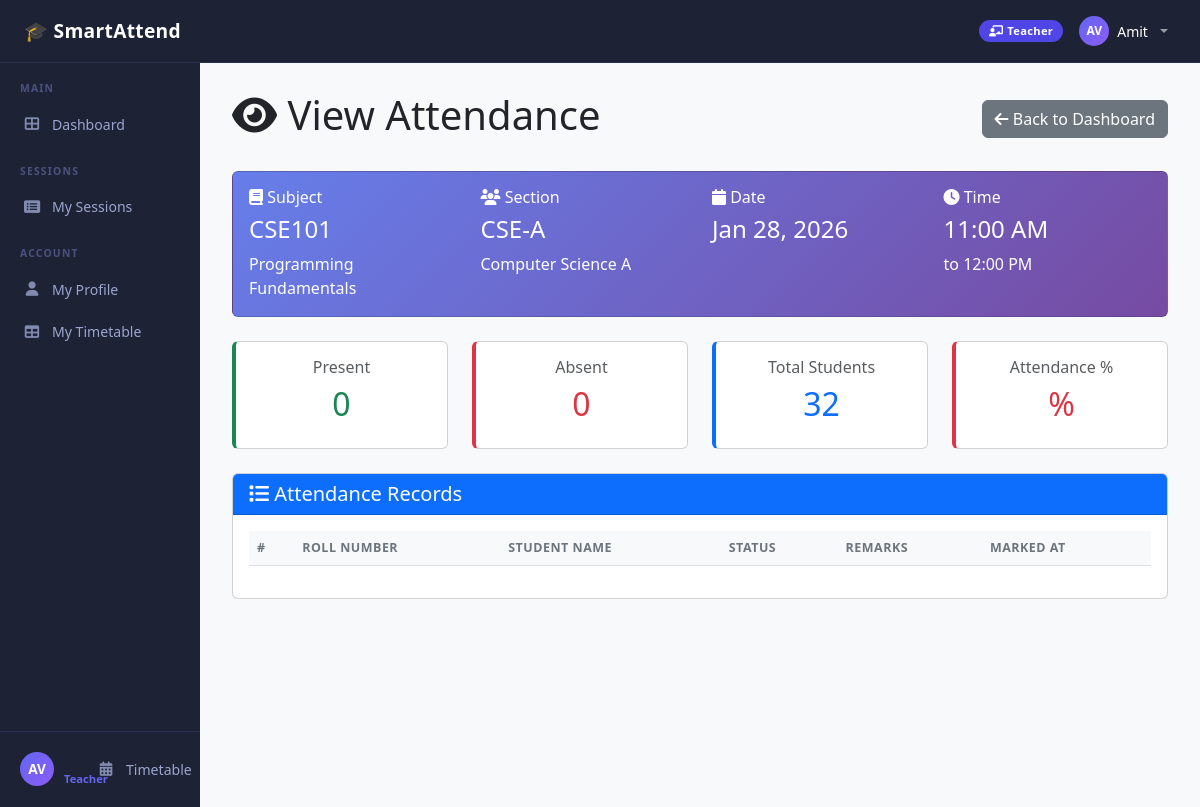
The page /attendance/teacher/session/94/ (signed in) on the database its author committed.
### apps/accounts/models.py (models this page shows, shortened)
class CustomUser(AbstractBaseUser, PermissionsMixin):
    USER_TYPE_CHOICES = (
        ('student', 'Student'),
        ('teacher', 'Teacher'),
        ('management', 'Management'),
    )
    email = models.EmailField(unique=True, verbose_name='Email Address')
    first_name = models.CharField(max_length=50)
    last_name = models.CharField(max_length=50)
    user_type = models.CharField(max_length=15, choices=USER_TYPE_CHOICES)
    profile_pic = models.ImageField(
        upload_to='profile_pics/',
        blank=True,
        null=True,
        verbose_name='Profile Picture'
    )
    is_active = models.BooleanField(default=True)
    is_staff = models.BooleanField(default=False)
    date_joined = models.DateTimeField(auto_now_add=True)
    last_login = models.DateTimeField(auto_now=True)
    objects = CustomUserManager()
    USERNAME_FIELD = 'email'
    REQUIRED_FIELDS = ['first_name', 'last_name', 'user_type']
    class Meta:
        verbose_name = 'User'
        verbose_name_plural = 'Users'
        ordering = ['-date_joined']
    def get_full_name(self):
        return f"{self.first_name} {self.last_name}"

### apps/attendance/models.py (models this page shows, shortened)
class ClassSession(models.Model):
    timetable_slot = models.ForeignKey(
        'academic.TimetableSlot',
        on_delete=models.CASCADE,
        related_name='class_sessions',
        null=True,
        blank=True,
        help_text='The recurring slot this session was generated from'
    )
    subject  = models.ForeignKey(
        Subject,
        on_delete=models.CASCADE,
        related_name='class_sessions'
    )
    section  = models.ForeignKey(
        Section,
        on_delete=models.CASCADE,
        related_name='class_sessions'
    )
    teacher  = models.ForeignKey(
        Teacher,
        on_delete=models.CASCADE,
        related_name='class_sessions'
    )
    date       = models.DateField()
    start_time = models.TimeField()
    end_time   = models.TimeField()
    room       = models.CharField(max_length=50, blank=True)
    topic      = models.CharField(
        max_length=200, blank=True,
        help_text='Topic covered — teacher fills this when marking attendance'
    )
    is_cancelled       = models.BooleanField(default=False)
    cancellation_note  = models.CharField(max_length=200, blank=True)
    attendance_marked  = models.BooleanField(default=False)
    created_at         = models.DateTimeField(auto_now_add=True)
    updated_at         = models.DateTimeField(auto_now=True)
    class Meta:
        verbose_name        = 'Class Session'
        verbose_name_plural = 'Class Sessions'
        ordering            = ['-date', 'start_time']
        unique_together     = ['date', 'subject', 'section', 'start_time']
    def get_total_students(self):
        return self.section.students.filter(is_active=True).count()
    def get_present_count(self):
        return self.attendance_records.filter(is_present=True).count()
    def get_absent_count(self):
        return self.attendance_records.filter(is_present=False).count()
    def get_attendance_percentage(self):
        total = self.get_total_students()
        if total == 0:
            return 0
        return round((self.get_present_count() / total) * 100, 2)

### apps/academic/models.py (models this page shows, shortened)
class Subject(models.Model):
    name = models.CharField(max_length=100)
    code = models.CharField(
        max_length=20,
        unique=True,
        help_text='Subject code like CSE101, MATH201'
    )
    credits = models.IntegerField(
        validators=[MinValueValidator(1), MaxValueValidator(6)],
        default=3
    )
    semester = models.IntegerField(
        validators=[MinValueValidator(1), MaxValueValidator(8)]
    )
    description = models.TextField(blank=True)
    is_active = models.BooleanField(default=True)
    created_at = models.DateTimeField(auto_now_add=True)
    class Meta:
        verbose_name = 'Subject'
        verbose_name_plural = 'Subjects'
        ordering = ['semester', 'code']

class Section(models.Model):
    name = models.CharField(max_length=50, unique=True)
    code = models.CharField(
        max_length=10,
        unique=True,
        help_text='Short code like CSE-A, ECE-1'
    )
    semester = models.IntegerField(
        validators=[MinValueValidator(1), MaxValueValidator(8)],
        help_text='Semester number (1-8)'
    )
    academic_year = models.CharField(
        max_length=10,
        help_text='e.g., 2024-25'
    )
    capacity = models.IntegerField(
        default=60,
        validators=[MinValueValidator(1)],
        help_text='Maximum number of students'
    )
    created_at = models.DateTimeField(auto_now_add=True)
    class Meta:
        verbose_name = 'Section'
        verbose_name_plural = 'Sections'
        ordering = ['semester', 'code']
        unique_together = ['code', 'academic_year']

### apps/attendance/views.py (the view)
@teacher_required
def view_session_attendance(request, session_id):
    teacher = request.user.teacher_profile
    session = get_object_or_404(ClassSession, id=session_id, teacher=teacher)
    attendance_records = Attendance.objects.filter(
        class_session=session
    ).select_related('student', 'student__user').order_by('student__roll_number')
    context = {
        'session':            session,
        'attendance_records': attendance_records,
        'present_count':      session.get_present_count(),
        'absent_count':       session.get_absent_count(),
        'total_students':     session.get_total_students(),
        'attendance_pct':     session.get_attendance_percentage(),
    }
    return render(request, 'attendance/view_session_attendance.html', context)

### templates/attendance/view_session_attendance.html (shortened to what this page needs)
{% extends 'base.html' %}
{% block content %}
<div class="d-flex justify-content-between align-items-center mb-4">
    <h1><i class="fas fa-eye"></i> View Attendance</h1>
    <a href="{% url 'attendance:teacher_dashboard' %}" class="btn btn-secondary">
        <i class="fas fa-arrow-left"></i> Back to Dashboard
    </a>
</div>
<div class="card mb-4" style="background: linear-gradient(135deg, #667eea 0%, #764ba2 100%); color: white;">
    <div class="card-body">
        <div class="row">
            <div class="col-md-3">
                <h6><i class="fas fa-book"></i> Subject</h6>
                <h4>{{ session.subject.code }}</h4>
                <p class="mb-0">{{ session.subject.name }}</p>
            </div>
            <div class="col-md-3">
                <h6><i class="fas fa-users"></i> Section</h6>
                <h4>{{ session.section.code }}</h4>
                <p class="mb-0">{{ session.section.name }}</p>
            </div>
            <div class="col-md-3">
                <h6><i class="fas fa-calendar"></i> Date</h6>
                <h4>{{ session.date|date:"M d, Y" }}</h4>
            </div>
            <div class="col-md-3">
                <h6><i class="fas fa-clock"></i> Time</h6>
                <h4>{{ session.start_time|time:"h:i A" }}</h4>
                <p class="mb-0">to {{ session.end_time|time:"h:i A" }}</p>
            </div>
        </div>
    </div>
</div>
<div class="row mb-4">
    <div class="col-md-3">
        <div class="card text-center" style="border-left: 4px solid #198754;">
            <div class="card-body">
                <h6 class="text-muted">Present</h6>
                <h2 class="text-success">{{ present_count }}</h2>
            </div>
        </div>
    </div>
    <div class="col-md-3">
        <div class="card text-center" style="border-left: 4px solid #dc3545;">
            <div class="card-body">
                <h6 class="text-muted">Absent</h6>
                <h2 class="text-danger">{{ absent_count }}</h2>
            </div>
        </div>
    </div>
    <div class="col-md-3">
        <div class="card text-center" style="border-left: 4px solid #0d6efd;">
            <div class="card-body">
                <h6 class="text-muted">Total Students</h6>
                <h2 class="text-primary">{{ total_students }}</h2>
            </div>
        </div>
    </div>
    <div class="col-md-3">
        <div class="card text-center" style="border-left: 4px solid {% if attendance_percentage >= 75 %}#198754{% elif attendance_percentage >= 50 %}#ffc107{% else %}#dc3545{% endif %};">
            <div class="card-body">
                <h6 class="text-muted">Attendance %</h6>
                <h2 class="{% if attendance_percentage >= 75 %}text-success{% elif attendance_percentage >= 50 %}text-warning{% else %}text-danger{% endif %}">
                    {{ attendance_percentage }}%
                </h2>
            </div>
        </div>
    </div>
</div>
<div class="card">
    <div class="card-header bg-primary text-white">
        <h5 class="mb-0"><i class="fas fa-list"></i> Attendance Records</h5>
    </div>
    <div class="card-body">
        <div class="table-responsive">
            <table class="table table-hover">
                <thead>
                    <tr>
                        <th>#</th>
                        <th>Roll Number</th>
                        <th>Student Name</th>
                        <th>Status</th>
                        <th>Remarks</th>
                        <th>Marked At</th>
                    </tr>
                </thead>
            </table>
        </div>
    </div>
</div>
{% endblock %}

### templates/base.html (shortened to what this page needs)
<!DOCTYPE html>
<html lang="en">
<head>
    <link href="https://cdn.jsdelivr.net/npm/bootstrap@5.3.0/dist/css/bootstrap.min.css" rel="stylesheet">
    <link href="https://cdnjs.cloudflare.com/ajax/libs/font-awesome/6.4.0/css/all.min.css" rel="stylesheet">
</head>
<body>
<nav class="navbar navbar-expand-lg navbar-dark"
      style="background: #1e2235; border-bottom: 1px solid #2a3150;
            position: sticky; top: 0; z-index: 1030;">
    <div class="container-fluid px-4">
        <a class="navbar-brand text-white" href="{% url 'dashboard' %}">
            🎓 SmartAttend
        </a>
        <div class="collapse navbar-collapse" id="navbarNav">
            <ul class="navbar-nav ms-auto align-items-center gap-2">
                {% if user.is_authenticated %}
                {% if user.user_type == 'student' %}
    <span class="role-badge"
          style="background:#059669; color:#ffffff;">
        <i class="fas fa-graduation-cap me-1"></i>Student
    </span>
{% elif user.user_type == 'teacher' %}
    <span class="role-badge"
          style="background:#4f46e5; color:#ffffff;">
        <i class="fas fa-chalkboard-teacher me-1"></i>Teacher
    </span>
{% elif user.user_type == 'management' %}
    <span class="role-badge"
          style="background:#d97706; color:#ffffff;">
        <i class="fas fa-user-shield me-1"></i>Management
    </span>
{% endif %}
                <li class="nav-item dropdown">
                    <a class="nav-link dropdown-toggle d-flex align-items-center gap-2"
                       href="#" id="userDropdown" role="button"
                       data-bs-toggle="dropdown">
                        <div style="width:30px;height:30px;border-radius:50%;
                                    background:linear-gradient(135deg,#6366f1,#8b5cf6);
                                    display:flex;align-items:center;justify-content:center;
                                    font-size:0.75rem;font-weight:700;color:white;overflow:hidden;">
                            {% if user.profile_pic %}
                                <img src="{{ user.profile_pic.url }}"
                                     style="width:100%;height:100%;object-fit:cover;">
                            {% else %}
                                {{ user.first_name|first }}{{ user.last_name|first }}
                            {% endif %}
                        </div>
                        <span class="text-white small fw-600">{{ user.first_name }}</span>
                    </a>
                </li>
                {% endif %}
            </ul>
        </div>
    </div>
</nav>
<div class="container-fluid p-0">
    <div class="row g-0">
        {% if user.is_authenticated %}
        <nav class="col-md-2 sidebar d-none d-md-flex flex-column justify-content-between">
            <div>
                {% if user.user_type == 'student' %}
                <div class="sidebar-section-label">Main</div>
                <a href="{% url 'attendance:student_dashboard' %}"
                   class="sidebar-link {% if request.resolver_match.url_name == 'student_dashboard' %}active{% endif %}">
                    <i class="fas fa-th-large"></i> Dashboard
                </a>
                <div class="sidebar-section-label">Attendance</div>
                <a href="{% url 'attendance:student_attendance_detail' %}"
                   class="sidebar-link {% if request.resolver_match.url_name == 'student_attendance_detail' %}active{% endif %}">
                    <i class="fas fa-calendar-check"></i> My Attendance
                </a>
                <a href="{% url 'attendance:student_schedule' %}"
                   class="sidebar-link {% if request.resolver_match.url_name == 'student_schedule' %}active{% endif %}">
                    <i class="fas fa-calendar-week"></i> My Schedule
                </a>
                <div class="sidebar-section-label">Account</div>
                <a href="{% url 'profile' %}"
                   class="sidebar-link {% if request.resolver_match.url_name == 'profile' %}active{% endif %}">
                    <i class="fas fa-user"></i> My Profile
                </a>
                <a href="{% url 'attendance:student_timetable' %}"
   class="sidebar-link {% if request.resolver_match.url_name == 'student_timetable' %}active{% endif %}">
    <i class="fas fa-table"></i> My Timetable
</a>
                {% elif user.user_type == 'teacher' %}
                <div class="sidebar-section-label">Main</div>
                <a href="{% url 'attendance:teacher_dashboard' %}"
                   class="sidebar-link {% if request.resolver_match.url_name == 'teacher_dashboard' %}active{% endif %}">
                    <i class="fas fa-th-large"></i> Dashboard
                </a>
                <div class="sidebar-section-label">Sessions</div>
                <a href="{% url 'attendance:teacher_sessions_list' %}"
                   class="sidebar-link {% if request.resolver_match.url_name == 'teacher_sessions_list' %}active{% endif %}">
                    <i class="fas fa-list-alt"></i> My Sessions
                </a>
                <div class="sidebar-section-label">Account</div>
                <a href="{% url 'profile' %}"
                   class="sidebar-link {% if request.resolver_match.url_name == 'profile' %}active{% endif %}">
                    <i class="fas fa-user"></i> My Profile
                </a>
                <a href="{% url 'attendance:teacher_timetable' %}"
   class="sidebar-link {% if request.resolver_match.url_name == 'teacher_timetable' %}active{% endif %}">
    <i class="fas fa-table"></i> My Timetable
</a>
                {% endif %}
            </div>
            <div class="sidebar-user">
                <div class="sidebar-avatar">
                    {% if user.profile_pic %}
                        <img src="{{ user.profile_pic.url }}" alt="avatar">
                    {% else %}
                        {{ user.first_name|first }}{{ user.last_name|first }}
                    {% endif %}
                </div>
                <div style="min-width:0;">
                    <div class="sidebar-user-role">
                        {{ user.get_user_type_display }}
                    </div>
                </div>
                <a href="{% url 'attendance:management_timetable' %}"
   class="sidebar-link {% if request.resolver_match.url_name == 'management_timetable' %}active{% endif %}">
    <i class="fas fa-calendar-alt"></i> Timetable
</a>
            </div>
        </nav>
        {% endif %}
        <main class="{% if user.is_authenticated %}col-md-10{% else %}col-12{% endif %} content-area">
            {% block content %}{% endblock %}
        </main>
    </div>
</div>
</body>
</html>

### rows shown on the page
CustomUser: first_name|first "A", last_name|first "V", first_name "Amit", user_type "Teacher"
ClassSession: subject.code "CSE101", subject.name "Programming Fundamentals", section.code "CSE-A", section.name "Computer Science A", date "Jan 28, 2026", start_time "11:00 AM", end_time "12:00 PM"

### other values the page prints
{{ present_count }} "0"
{{ absent_count }} "0"
{{ total_students }} "32"
